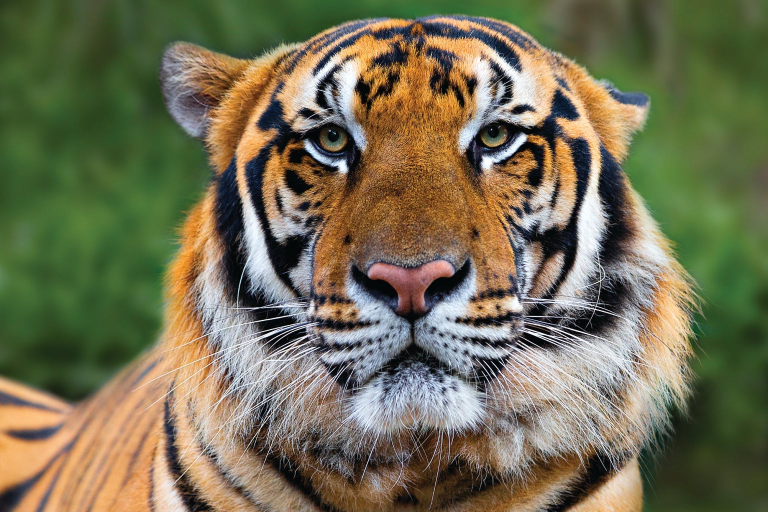
#> input picture 210629/images/tiger4.jpg, 1536 x 1024 px, found by its file name (shown at 1/2 size)
$ jupyter execute opencv.ipynb
#> lines starting #> are read from the running program, lines starting #| are printed output that depends on the picture
### Open CV

[cell 1]
import cv2
import numpy as np

[cell 2]
print(cv2.__version__)

[cell 3]
#filename = '.\\animal\owl0.jpg'
filename = '.\\images\\tiger4.jpg'

#src = cv2.imread(filename,cv2.IMREAD_GRAYSCALE) #그레이 스케일로 변환
# cv2.IMREAD_UNCHANGED : 이미지파일을 alpha channel까지 포함하여 읽어 들임
src = cv2.imread(filename,cv2.IMREAD_UNCHANGED) #Color로 변환
#> src is the input picture: shape (1024, 1536, 3); mean B, G, R 84.3, 112.1, 115.9

### https://opencv-python.readthedocs.io/en/latest/doc/01.imageStart/imageStart.html

[cell 4]
print(int(src.shape[1]), int(src.shape[0]))
#| 1536 1024

[cell 5]
src = cv2.resize(src, (int(src.shape[1]/3),int(src.shape[0]/3)))
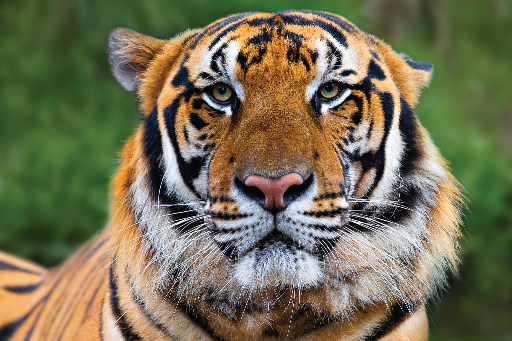
#> src: shape (341, 512, 3); mean B, G, R 84.2, 112, 115.9
#src = cv2.resize(src, dsize=(224, 224), interpolation=cv2.INTER_AREA)
#이미지의 크기가 워낙 크기 때문에 5분의1로 줄여서 확인
cv2.namedWindow('image')
cv2.imshow('image',src)
k = cv2.waitKey(0)
#> (key Esc is pressed here)
cv2.destroyAllWindows()

[cell 6]
#filename = '.\\animal\owl0.jpg'
filename = '.\\images\\chicken0.jpg'

#src = cv2.imread(filename,cv2.IMREAD_GRAYSCALE) #그레이 스케일로 변환
# cv2.IMREAD_UNCHANGED : 이미지파일을 alpha channel까지 포함하여 읽어 들임
src = cv2.imread(filename,cv2.IMREAD_UNCHANGED) #Color로 변환
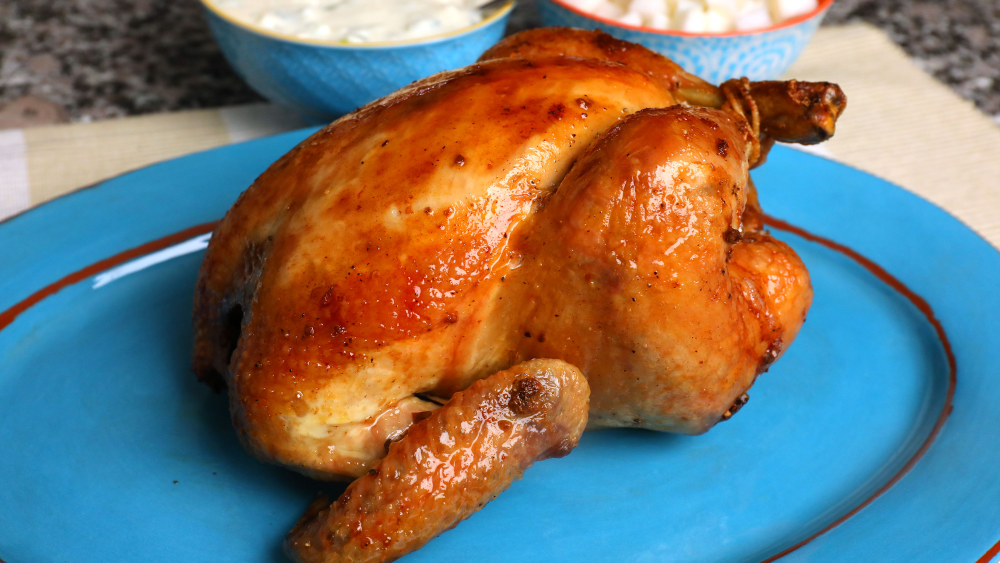
#> input picture 210629/images/chicken0.jpg, 3000 x 1688 px, found by its file name (shown at 1/3 size)
#> src is the input picture: shape (1688, 3000, 3); mean B, G, R 112.1, 118.8, 119.5

[cell 7]
src = cv2.resize(src, (int(src.shape[1]/3),int(src.shape[0]/3)))
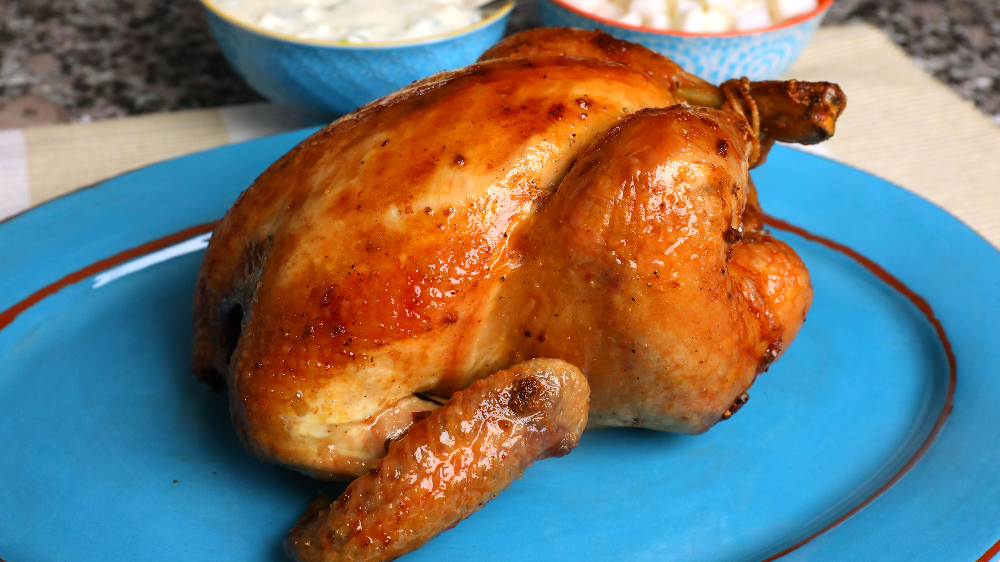
#> src: shape (562, 1000, 3); mean B, G, R 112.1, 118.8, 119.4
#src = cv2.resize(src, dsize=(224, 224), interpolation=cv2.INTER_AREA)
#이미지의 크기가 워낙 크기 때문에 5분의1로 줄여서 확인
cv2.namedWindow('image')
cv2.imshow('image',src)
k = cv2.waitKey(0)
#> (key Esc is pressed here)
cv2.destroyAllWindows()
